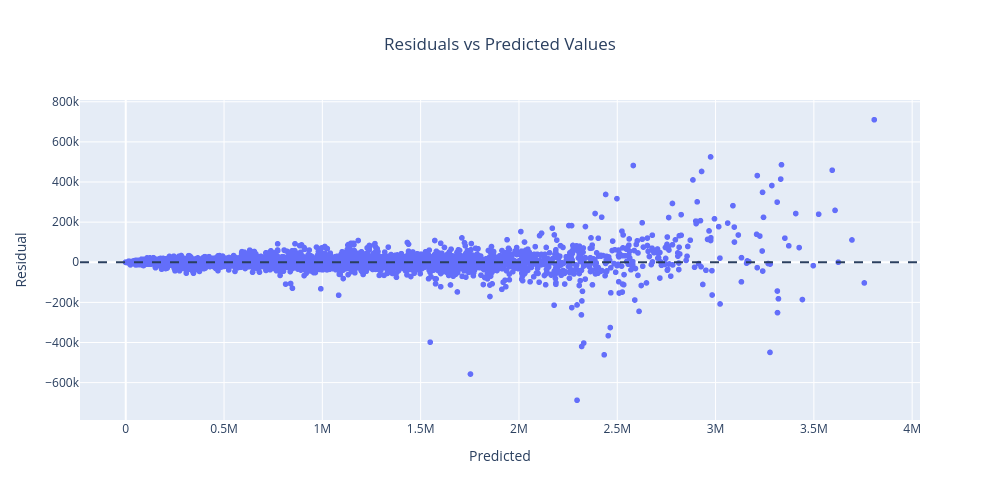
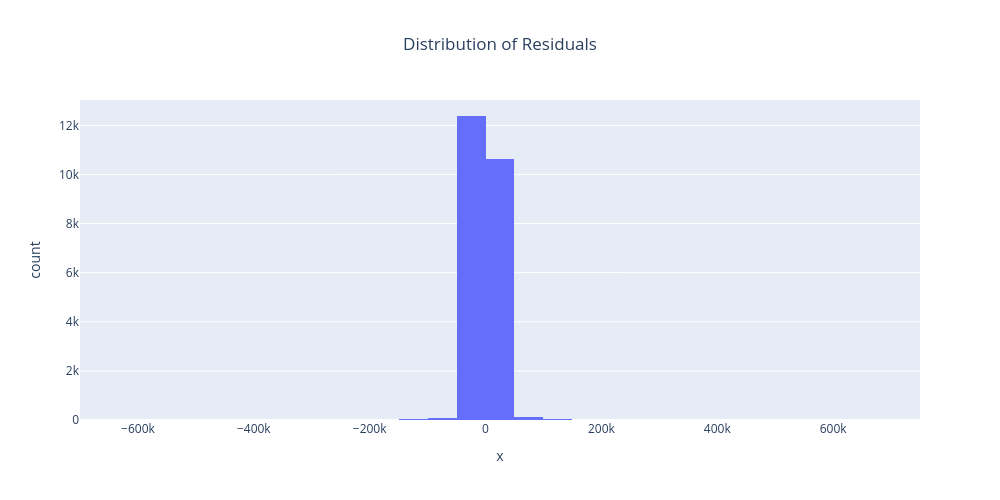

Notebook code cell kept with these figures, in order:
### Code cell
# Residuals chart:
y_tests = pd.Series(y_test).values.flatten()
y_tests_pred_rf = pd.Series(y_test_pred_rf).values.flatten()

residuals = y_tests - y_tests_pred_rf

residual_df = pd.DataFrame({
                            "Predicted": y_tests_pred_rf,
                            "Residual": residuals
                          })

residual_fig = px.scatter(residual_df, x="Predicted",y="Residual",
                      title="Residuals vs Predicted Values"
                )
residual_fig.add_hline(y=0, line_dash="dash")
residual_fig.update_layout(height=500, width = 1000, title_x = 0.5)
residual_fig.show()

joblib.dump(residual_fig, r"C:\Users\jagad\Documents\my_classes\Tasks\mini_project_3-marketing_campaign_performance_prediction\models\residual_chart.pkl")
print("residual charts saved successfully!")



# Distribution of Residuals:
sym_fig = px.histogram(x=residuals,nbins=30,title="Distribution of Residuals")
sym_fig.update_layout(height= 500, width = 1000, title_x = 0.5)
sym_fig.show()

residual_df.to_csv(r"C:\Users\jagad\Documents\my_classes\Tasks\mini_project_3-marketing_campaign_performance_prediction\cleaned_data\nykaa_purplle_tira_combined_files\residual_df.csv")

### Figure 1 — Plotly figure (JSON) as saved in the notebook; plotly's stock layout.template omitted (floating-point values rounded to 4 significant figures; data arrays with more than 128 entries replaced by an {"elided": "..."} marker saying what was removed)
{"data": [{"hovertemplate": "Predicted=%{x}<br>Residual=%{y}<extra></extra>", "legendgroup": "", "marker": {"color": "#636efa", "symbol": "circle"}, "mode": "markers", "name": "", "showlegend": false, "type": "scattergl", "x": {"elided": "23363 float values"}, "xaxis": "x", "y": {"elided": "23363 float values"}, "yaxis": "y"}], "layout": {"height": 500, "legend": {"tracegroupgap": 0}, "shapes": [{"line": {"dash": "dash"}, "type": "line", "x0": 0, "x1": 1, "xref": "x domain", "y0": 0, "y1": 0, "yref": "y"}], "title": {"text": "Residuals vs Predicted Values", "x": 0.5}, "width": 1000, "xaxis": {"anchor": "y", "domain": [0, 1], "title": {"text": "Predicted"}}, "yaxis": {"anchor": "x", "domain": [0, 1], "title": {"text": "Residual"}}}}

### Figure 2 — Plotly figure (JSON) as saved in the notebook; plotly's stock layout.template omitted (floating-point values rounded to 4 significant figures; data arrays with more than 128 entries replaced by an {"elided": "..."} marker saying what was removed)
{"data": [{"bingroup": "x", "hovertemplate": "x=%{x}<br>count=%{y}<extra></extra>", "legendgroup": "", "marker": {"color": "#636efa", "pattern": {"shape": ""}}, "name": "", "nbinsx": 30, "orientation": "v", "showlegend": false, "type": "histogram", "x": {"elided": "23363 float values"}, "xaxis": "x", "yaxis": "y"}], "layout": {"barmode": "relative", "height": 500, "legend": {"tracegroupgap": 0}, "title": {"text": "Distribution of Residuals", "x": 0.5}, "width": 1000, "xaxis": {"anchor": "y", "domain": [0, 1], "title": {"text": "x"}}, "yaxis": {"anchor": "x", "domain": [0, 1], "title": {"text": "count"}}}}
